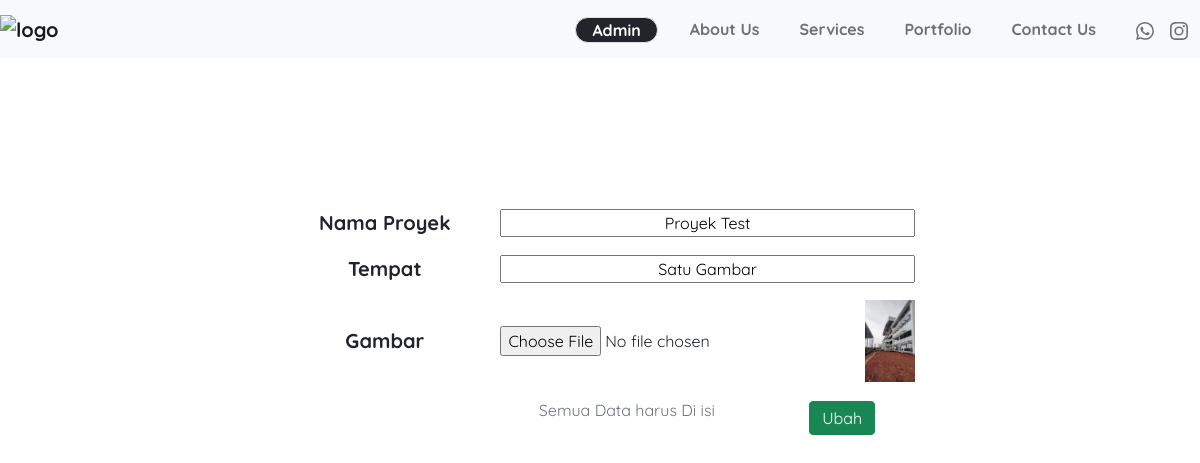
Screenshot of /ubah.php?id=15 (signed in) with the database file from the repository.
### tables this page shows
CREATE TABLE `project` (
  `id` int(11) NOT NULL,
  `nama` varchar(100) NOT NULL,
  `tempat` varchar(100) NOT NULL,
  `gambar` varchar(100) NOT NULL,
  `gambar1` varchar(100) NOT NULL,
  `gambar2` varchar(100) NOT NULL,
  `gambar3` varchar(100) NOT NULL
);

### functions.php (called while the page is built, shortened)
<?php
$conn = mysqli_connect("localhost","root","","romax");
function query($query){
    global $conn;
    $result = mysqli_query($conn , $query);
    $row = [];
    while($rows = mysqli_fetch_assoc($result)){
        $row [] = $rows;
    }
    return $row;
}

### ubah.php (the view, shortened to what this page needs)
<?php
require 'functions.php';
$id = $_GET["id"];
$project = query("SELECT * FROM project WHERE id = $id");
?>
<!DOCTYPE html>
<html lang="en">
<head>
    <link href="https://cdn.jsdelivr.net/npm/bootstrap@5.1.3/dist/css/bootstrap.min.css" rel="stylesheet">
    <link rel="stylesheet" href="style.css">
    <link rel="stylesheet" href="https://unpkg.com/aos@next/dist/aos.css" />
  </head>
  <body>
    <section>
    <nav class="navbar fixed-top navbar-expand-lg navbar-light bg-light">
        <a class="navbar-brand fw-bolder mx-auto" id="brand-name" href="index.html"><img src="img//logo.png" alt="logo" width="100"></a>
        <div class="collapse navbar-collapse" id="navbarNavDropdown">
          <ul class="navbar-nav fw-bold ms-auto">
          <?php if(isset($_SESSION["admin"])): ?>
              <li class="nav-item dropdown me-5 pt-2 me-auto px-1">
                <a
                  class="nav text-decoration-none text-white border border-black border-1  bg-dark px-3 rounded-pill"
                  href="#"
                  id="navbarDropdown"
                  role="button"
                  data-bs-toggle="dropdown"
                  aria-expanded="false"
                >
                  Admin
                </a>
              </li>
              <?php endif; ?>
            <li class="nav-item mx-auto pe-1">
              <a class="nav-link" aria-current="page" href="index.php#aboutus">About Us</a>
            </li>
            <li class="nav-item mx-auto pe-1">
              <a class="nav-link" href="index.php#services">Services</a>
            </li>
            <li class="nav-item mx-auto pe-1">
              <a class="nav-link" href="projects.php">Portfolio</a>
            </li>
            <li class="nav-item mx-auto pe-1">
              <a class="nav-link" href="index.php#contactus">Contact Us</a>
            </li>
            <li class="nav-item mx-auto pe-1 d-flex">
              <a class="nav-link px-2" href="https://api.whatsapp.com/send?phone=6281216057479"target="blank"></a>
              <a class="nav-link px-2" href="https://instagram.com/romax.id" target="blank">
              </a>
            </li>
          </ul>
        </div>
    </nav>
      <div class="container">
    <form action="" method = "post" enctype="multipart/form-data" id="form-ubah">
    <div class="container">
      <div
        class="rows justify-content-center d-flex form mx-auto"
        style="margin-top: 15vh"
      >
        <div class="col-4 p-2 justify-content-evenly d-flex align-items-center">
          <label for="nama" class="fw-bold fs-5">Nama Proyek</label>
        </div>
        <div class="col-8 p-2 justify-content-evenly d-flex align-items-center">
          <input required
            type="text"
            class="py-0 w-100 text-center"
            name="nama"
            id="nama"
            placeholder="Rumah / Apartement / Ruko"
            value = "<?=$project[0]["nama"]?>"
          />
        </div>
      </div>
      <div class="rows justify-content-center d-flex form mx-auto">
        <div class="col-4 p-2 justify-content-evenly d-flex align-items-center">
          <label for="tempat" class="fw-bold fs-5">Tempat</label>
        </div>
        <div class="col-8 p-2 justify-content-evenly d-flex align-items-center">
          <input required
            type="text"
            placeholder="tempat yang menarik"
            class="py-0 w-100 text-center"
            name="tempat"
            id="tempat"
            value = "<?=$project[0]["tempat"]?>"
          />
        </div>
      </div>
      <div class="rows justify-content-center d-flex form mx-auto">
        <div class="col-4 p-2 justify-content-evenly d-flex align-items-center">
          <label for="gambar" class="fw-bold fs-5">Gambar</label>
        </div>
        <div class="col-8 p-2 justify-content-evenly d-flex align-items-center">
          <input
            type="file"
            placeholder="Tempat , Kota"
            class="py-0 w-100 text-center"
            name="gambar"
            id="gambar"
          />
          <br>
          <img src="img/<?=$project[0]["gambar"]?>" alt="gambar3" width = "50">
        </div>
      </div>
      <div class="rows justify-content-center d-flex form mx-auto">
        <div
          class="col-5 offset-4 p-2 justify-content-center d-flex align-items-center"
        >
          <p class="text-secondary">Semua Data harus Di isi</p>
        </div>
        <div class="col-3 p-2 justify-content-center d-flex align-items-center">
          <button
            type="ubah"
            name="ubah"
            id="ubah"
            class="btn btn-success py-1"
          >
            Ubah
          </button>
        </div>
      </div>
    </div>
            </form>
    </div>
  </body>
</html>

### style.css (style rules this page uses)
* { font-family: 'Quicksand', sans-serif; }
body { background-color: rgb(255, 255, 255); }
#brand-name { padding-left: 50px; }
#form-ubah { margin-top: 20vh; }
@media (min-width: 767.98px) { #form-ubah { width: 70%; margin: auto; margin-top: 25vh; } }
@media (min-width: 991.98px) { #form-ubah { width: 60%; margin: auto; margin-top: 25vh; } }
@media (min-width: 991.98px) { .nav-item { padding-left: 20px; } }
@media (min-width: 991.98px) { #brand-name { padding-left: 0; } }

### rows the page displays
project: nama "Proyek Test", tempat "Satu Gambar", gambar (picture)
